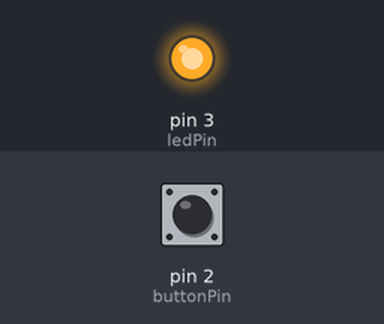
Simulated run of this sketch. Board: Arduino Uno, built with avr-gcc and run on an emulated ATmega328P. On the bench: output pins drawn as LEDs (lit = HIGH). The inputs (shaded band) are chosen by the test bench; at power-on: pin 2 (buttonPin) HIGH.

Above: at 1.2 s.
1.3 s: pin 2 (buttonPin) pulled LOW for 0.15 s
At 1.37 s:
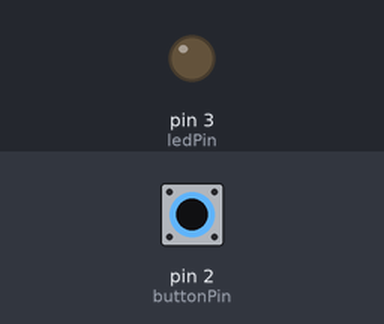
2.9 s: pin 2 (buttonPin) pulled LOW for 3.2 s
At 7.0 s:
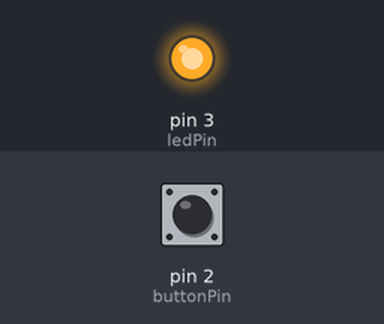
Timing chart, 0 to 8.5 s (numbered marks = the images above; inputs shaded):
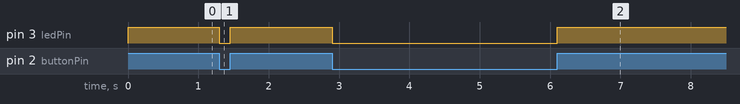

Measured:
- after the input at 1.3 s, pin 3 (ledPin): HIGH → LOW at once, → HIGH 0.15 s later
- after the input at 2.9 s, pin 3 (ledPin): HIGH → LOW at once, → HIGH 3.2 s later

The sketch:

Using_Digital_Pins.ino
```cpp
//Using a push button to switch off the LED when pressed and on when released.

//A small LED Bulb
int ledPin = 3;
//A push button
int buttonPin = 2;

void setup() {
  //Assign the variable to a pin on the arduino board
  pinMode(ledPin, OUTPUT);
  //Instead of connecting a pullup resistor when can assign it here
  pinMode(buttonPin, INPUT_PULLUP);
}

void loop() {
  //Initialize the state of button and it will be digitally read from the buttonPin variable
  int buttonState = digitalRead(buttonPin);
  //A value of 1 or 0 will be assigned to the pin of the led light
  digitalWrite(ledPin, buttonState);
}
```
